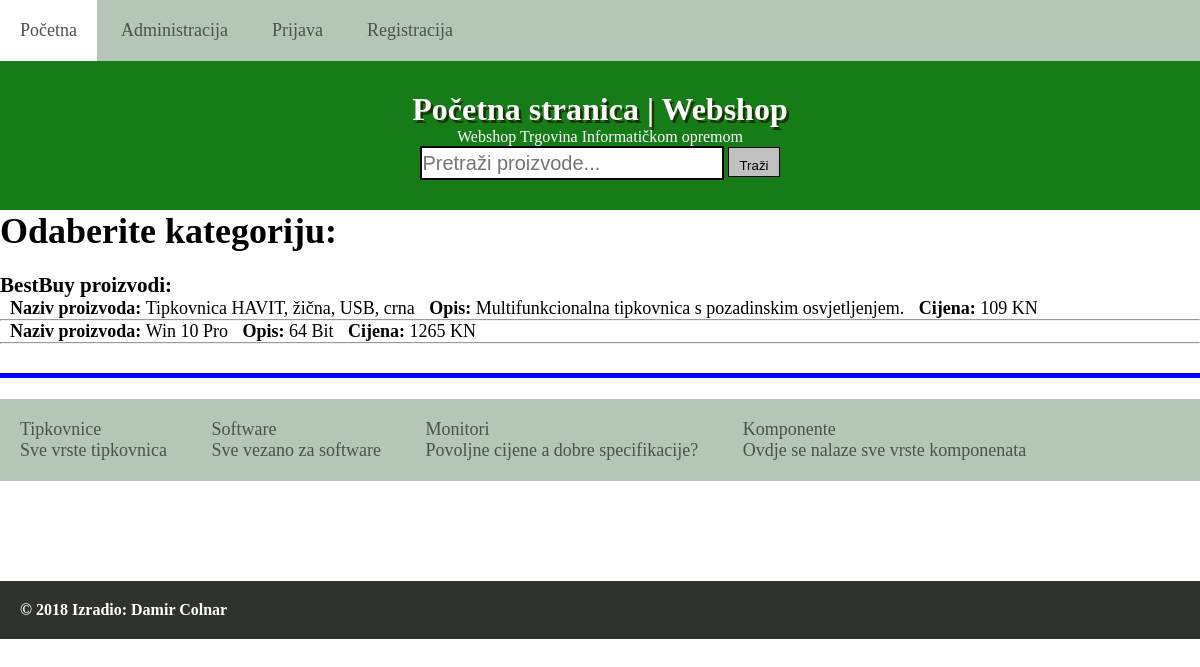
The page / on the database its author committed.
### tables this page shows
CREATE TABLE `top_products` (
  `id` int(10) UNSIGNED NOT NULL,
  `name` varchar(100) NOT NULL,
  `desicription` text,
  `price` int(10) UNSIGNED NOT NULL
);

CREATE TABLE `categories` (
  `id` int(10) UNSIGNED NOT NULL,
  `name` varchar(100) NOT NULL,
  `desicription` text
);

### index.php (the view, shortened to what this page needs)
<?php
$_pageTitle = 'Početna stranica';
$_pageDesicription = 'Webshop Trgovina Informatičkom opremom';
include_once 'header.php';
echo '<h1>Odaberite kategoriju:</h1><br>';
$query = "SELECT * FROM categories";
$result = $db->query($query);
$query1 = "SELECT * FROM top_products";
$result1 = $db->query($query1);
$numberOfTopProducts = $result1->num_rows;
?>
<div class="topProducts">
	<h3>BestBuy proizvodi:</h3>
	<?php
	if($numberOfTopProducts > 0) {
		while($topProduct = $result1->fetch_assoc()) { ?>
			<ul>
				<li><strong>Naziv proizvoda: </strong><?php echo $topProduct['name']; ?></li>
				<li><strong>Opis: </strong><?php echo $topProduct['desicription']; ?></li>
				<li><strong>Cijena: </strong><?php echo $topProduct['price'] . ' KN'; ?></li><hr>
			</ul>
		<?php }
	} else {
		echo 'Trenutno nema BestBuy proizvoda.<br>';
	}
	?>
</div><br>
<div class="categories">
	<nav>
		<ul>
	<?php
	while($categorie = $result->fetch_assoc()) { ?>
			<li><a href="<?php echo $categorie['name'] . '.php'; ?>"><?php echo $categorie['name'] . '<br>' . $categorie['desicription']; ?></a></li>
	<?php } ?>
		</ul>
	</nav>
</div>
<?php
include_once 'footer.php';
?>

### header.php (shortened to what this page needs)
<!DOCTYPE html>
<html lang="en">
<head>
    <link rel="stylesheet" href="style.css">
</head>
<body>
<div class="container">
	<nav>
		<ul>
			<li><a href="index.php">Početna</a></li>
			<li><a href="administration/">Administracija</a></li>
			<?php
			if(isset($_SESSION['memberUsername'])) { ?>
			<li><a href="profil.php?id=<?php echo $_SESSION['uid']; ?>">Moj Profil</a></li>
			<li><a href="predajOglas.php">Dodaj Oglas / Predaj</a></li>
			<li><a href="kosarica.php" style="color: blue; font-weight: bold;">Košarica (<?php echo $ItemsInCart; ?>)</a></li>
			<li><a href="racuni.php" style="color: blue; font-weight: bold;">Računi (<?php echo $invoicesNumber; ?>)</a></li>
			<li><a href="logout.php">Odjava</a></li>
			<?php } else { ?>
			<li><a href="prijava.php">Prijava</a></li>
			<li><a href="registracija.php">Registracija</a></li>
			<?php } ?>
		</ul>
	</nav>
	<header>
		<h1><?php echo $_pageTitle; ?> | Webshop</h1>
		<p><?php echo $_pageDesicription; ?></p>
		<form action="search.php" method="GET">
			<input type="text" name="search" placeholder="Pretraži proizvode...">
			<button type="submit" class="search-btn">Traži</button>
		</form>
	</header>
	<div class="content">

### footer.php
	</div>
	<footer>
		<strong>&copy 2018 Izradio: Damir Colnar</strong>
	</footer>
</div>
</body>
</html>

### style.css (style rules this page uses)
* { margin: 0; padding: 0; }
header { background-color: #157c18; color: white; text-align: center; padding: 30px; }
header h1 { text-shadow: 2.5px 2.5px #1a3300; }
nav { width: 100%; background-color: #b4c6b5; }
nav ul { width: 100%; }
nav ul li { list-style-type: none; display: inline-block; padding: 20px; }
nav ul li a { color: #4c514c; text-decoration: none; font-size: 18px; }
.content { font-size: 18px; }
footer { margin-top: 100px; background-color: #2e332e; color: white; padding: 20px; }
form input { height: 30px; width: 300px; border: 2px solid black; font-size: 20px; }
.search-btn { border: 1px solid black; height: 30px; background-color: silver; padding: 10px; }
.topProducts { border-bottom: 5px solid blue; height: 100px; overflow: auto; }
.topProducts ul { list-style-type: none; }
.topProducts ul li { display: inline; margin-left: 10px; }

### rows shown on the page
top_products: name "Tipkovnica HAVIT, žična, USB, crna", desicription "Multifunkcionalna tipkovnica s pozadinskim osvjetljenjem.", price "109"
top_products: name "Win 10 Pro", desicription "64 Bit", price "1265"
categories: name "Tipkovnice", desicription "Sve vrste tipkovnica"
categories: name "Software", desicription "Sve vezano za software"
categories: name "Monitori", desicription "Povoljne cijene a dobre specifikacije?"
categories: name "Komponente", desicription "Ovdje se nalaze sve vrste komponenata"

### other values the page prints
$_pageTitle "Početna stranica"
$_pageDesicription "Webshop Trgovina Informatičkom opremom"
